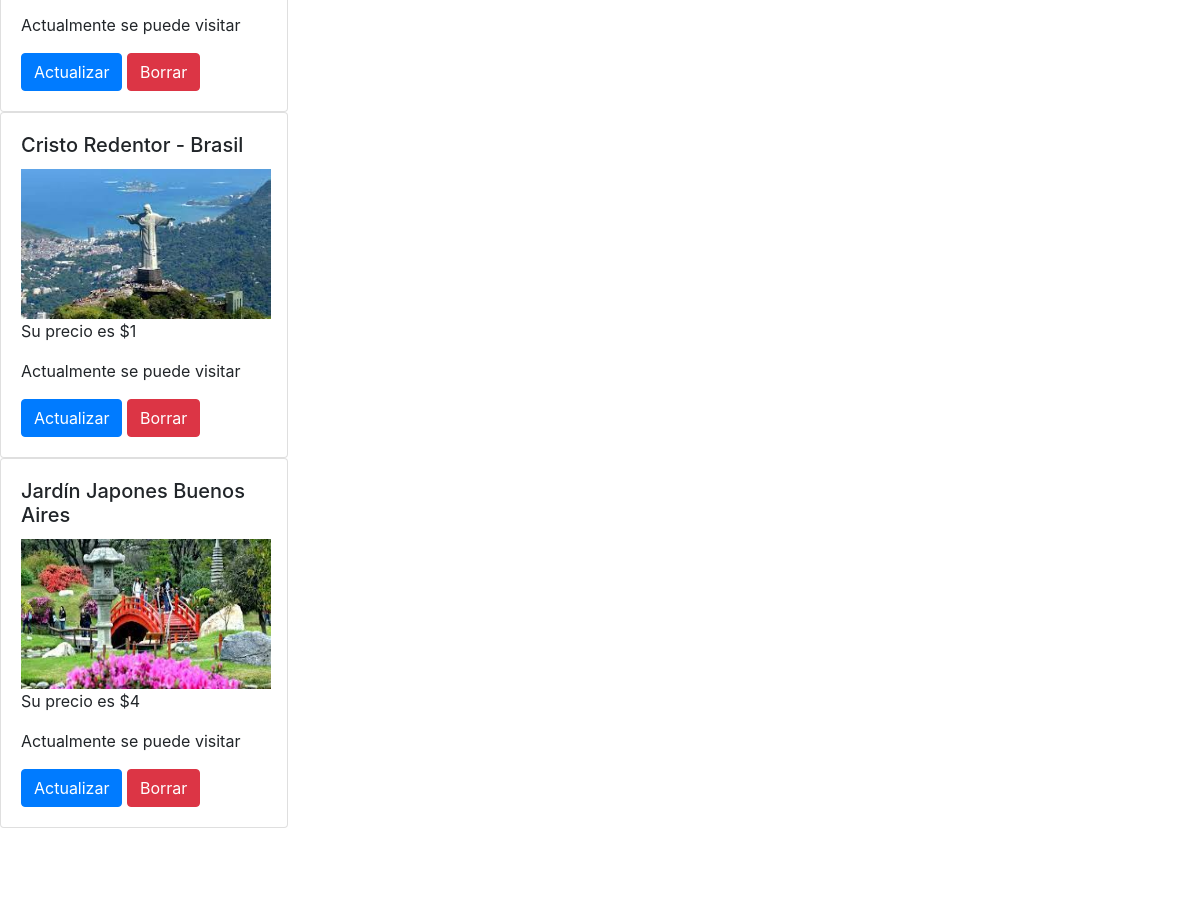
The page /atracciones/listar-atracciones/ (signed in, middle part) on the database as committed earlier.
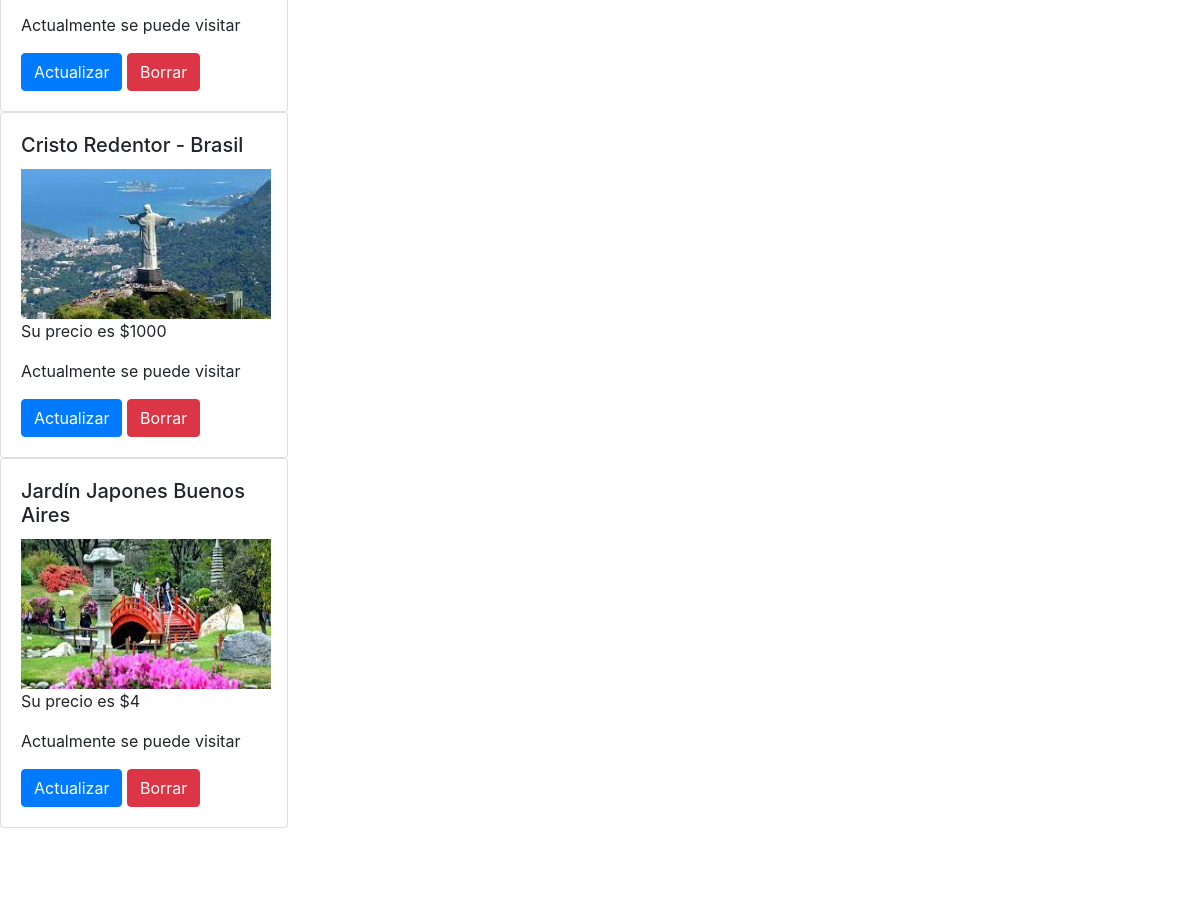
The same page on the database as committed later.
### atracciones/models.py (models this page shows)
class Atracciones(models.Model):
    codigoAtr = models.IntegerField()
    nombreAtr  = models.CharField(max_length=100)
    precioAtr = models.IntegerField()
    cantidadPersonas = models.IntegerField()
    activoAtr = models.BooleanField()
    fotoAtr = models.ImageField(upload_to='atr_images', null=True, blank=True)

### atracciones/views.py (the view)
# urls.py: path('listar-atracciones/', listar_atracciones),
def listar_atracciones(request):
    if 'search' in request.GET:
        search = request.GET['search']
        atraciones = Atracciones.objects.filter(name__icontains=search)
    else:
        atracciones = Atracciones.objects.all()
    context = {
        'atracciones':atracciones,
    }
    return render(request, 'atracciones/listar_atracciones.html', context=context)

### templates/atracciones/listar_atracciones.html (shortened to what this page needs)
{% extends 'base.html' %}
{% block content %}
    {% for atraccion in atracciones %}
    <div class="card" style="width: 18rem;">
        <div class="card-body">
        <h5 class="card-title">{{atraccion.nombreAtr}}</h5>
        {% if atraccion.fotoAtr.url != '' %}
            <img style="width:250px;height:150px" src="{{atraccion.fotoAtr.url}}" >
        {% endif %}
        {% if request.user.is_authenticated %}
            {% if atraccion.precioAtr == 0 %}
                <p class="card-text">INGRESO GRATUITO</p>
            {% else %}
                <p class="card-text">Su precio es ${{atraccion.precioAtr}}</p>
            {% endif %}
        {% else %}
            {% if atraccion.precioAtr == 0 %}
                <p class="card-text">INGRESO GRATUITO</p>
            {% else %}
                <p class="card-text">Inicie sesion para ver el precio</p>
            {% endif %}
        {% endif %}
        {% if atraccion.activoAtr == True %}
            <p>Actualmente se puede visitar</p>
        {% else %}
            <p>Actualmente, no está disponible para visitas</p>
        {% endif %}
        {% if request.user.is_authenticated %}
             <a href="/atracciones/actualizar-atracciones/{{atraccion.id}}/" class="btn btn-primary">Actualizar</a>
             <a href="/atracciones/eliminar-atracciones/{{atraccion.id}}/" class="btn btn-danger">Borrar</a>
        {% endif %}
        </div>
    </div>
    {% endfor %}
{% endblock %}

Rows that differ between the two databases and show on the page:
changed Atracciones "Cristo Redentor - Brasil": precioAtr "1" → "1000"
